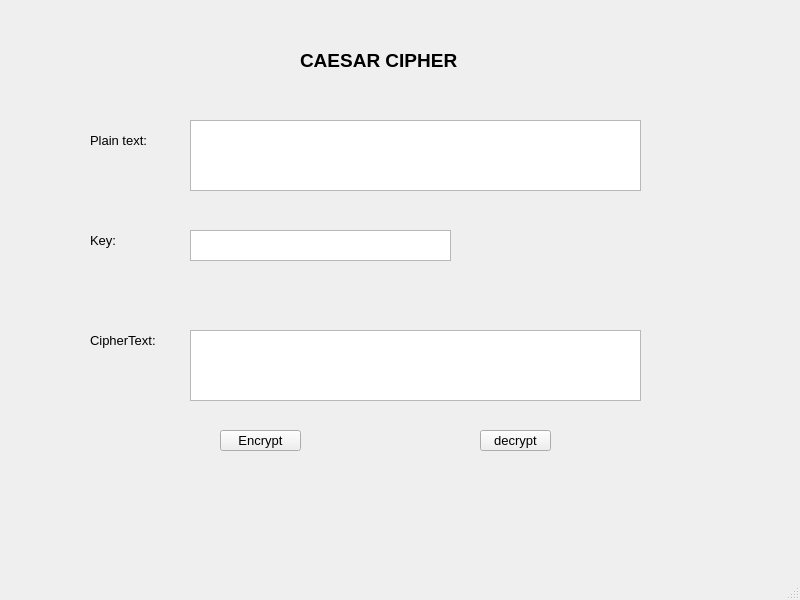
<?xml version="1.0" encoding="UTF-8"?>
<ui version="4.0">
 <class>MainWindow</class>
 <widget class="QMainWindow" name="MainWindow">
  <property name="geometry">
   <rect>
    <x>0</x>
    <y>0</y>
    <width>800</width>
    <height>600</height>
   </rect>
  </property>
  <property name="windowTitle">
   <string>MainWindow</string>
  </property>
  <widget class="QWidget" name="centralwidget">
   <widget class="QLabel" name="label">
    <property name="geometry">
     <rect>
      <x>300</x>
      <y>30</y>
      <width>181</width>
      <height>61</height>
     </rect>
    </property>
    <property name="font">
     <font>
      <pointsize>14</pointsize>
      <weight>75</weight>
      <bold>true</bold>
     </font>
    </property>
    <property name="text">
     <string>CAESAR CIPHER</string>
    </property>
   </widget>
   <widget class="QLabel" name="label_2">
    <property name="geometry">
     <rect>
      <x>90</x>
      <y>130</y>
      <width>81</width>
      <height>21</height>
     </rect>
    </property>
    <property name="font">
     <font>
      <pointsize>10</pointsize>
     </font>
    </property>
    <property name="text">
     <string>Plain text:</string>
    </property>
   </widget>
   <widget class="QLabel" name="label_3">
    <property name="geometry">
     <rect>
      <x>90</x>
      <y>230</y>
      <width>71</width>
      <height>21</height>
     </rect>
    </property>
    <property name="font">
     <font>
      <pointsize>10</pointsize>
     </font>
    </property>
    <property name="text">
     <string>Key:</string>
    </property>
   </widget>
   <widget class="QLabel" name="label_4">
    <property name="geometry">
     <rect>
      <x>90</x>
      <y>330</y>
      <width>91</width>
      <height>21</height>
     </rect>
    </property>
    <property name="font">
     <font>
      <pointsize>10</pointsize>
     </font>
    </property>
    <property name="text">
     <string>CipherText:</string>
    </property>
   </widget>
   <widget class="QPlainTextEdit" name="plainTextEdit">
    <property name="geometry">
     <rect>
      <x>190</x>
      <y>120</y>
      <width>451</width>
      <height>71</height>
     </rect>
    </property>
   </widget>
   <widget class="QPlainTextEdit" name="plainTextEdit_2">
    <property name="geometry">
     <rect>
      <x>190</x>
      <y>230</y>
      <width>261</width>
      <height>31</height>
     </rect>
    </property>
   </widget>
   <widget class="QPlainTextEdit" name="plainTextEdit_3">
    <property name="geometry">
     <rect>
      <x>190</x>
      <y>330</y>
      <width>451</width>
      <height>71</height>
     </rect>
    </property>
   </widget>
   <widget class="QToolButton" name="toolButton">
    <property name="geometry">
     <rect>
      <x>220</x>
      <y>430</y>
      <width>81</width>
      <height>21</height>
     </rect>
    </property>
    <property name="font">
     <font>
      <pointsize>10</pointsize>
     </font>
    </property>
    <property name="text">
     <string>Encrypt</string>
    </property>
   </widget>
   <widget class="QToolButton" name="toolButton_2">
    <property name="geometry">
     <rect>
      <x>480</x>
      <y>430</y>
      <width>71</width>
      <height>21</height>
     </rect>
    </property>
    <property name="font">
     <font>
      <pointsize>10</pointsize>
     </font>
    </property>
    <property name="text">
     <string>decrypt</string>
    </property>
   </widget>
  </widget>
  <widget class="QMenuBar" name="menubar">
   <property name="geometry">
    <rect>
     <x>0</x>
     <y>0</y>
     <width>800</width>
     <height>21</height>
    </rect>
   </property>
  </widget>
  <widget class="QStatusBar" name="statusbar"/>
 </widget>
 <resources/>
 <connections/>
</ui>
